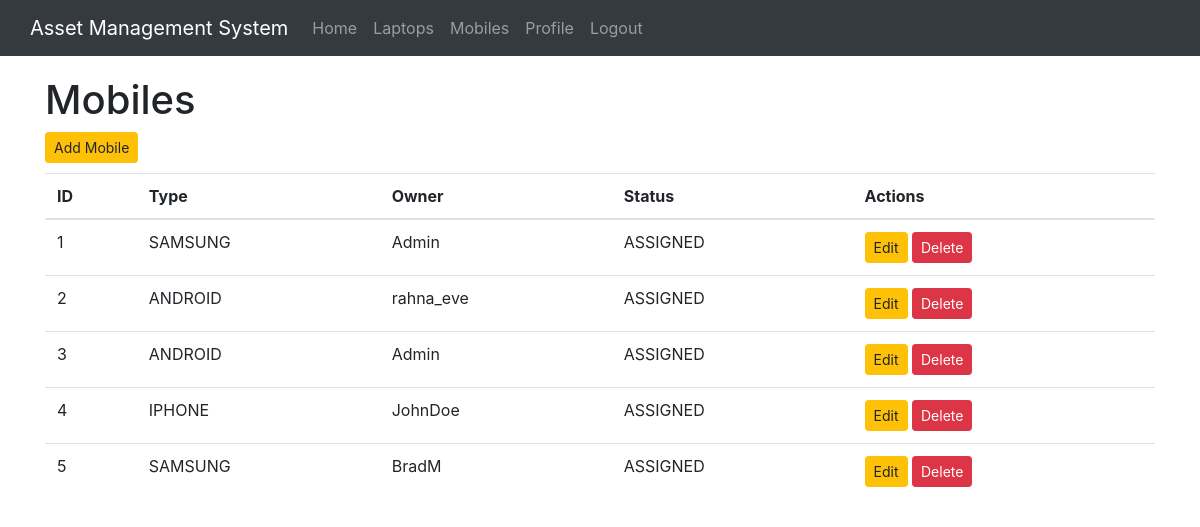
The app's page /display_mobiles (signed in) with its own data.
### inventory/models.py (models this page shows, shortened)
class Mobile(models.Model):
    type_choices = (
        ("ANDROID", "Android"),
        ("IPHONE", "iPhone"),
        ("SAMSUNG", "Samsung"),
    )
    type = models.CharField(max_length=100, choices=type_choices, blank=False)
    owner = models.ForeignKey(User, blank=True, null=True, on_delete=models.CASCADE)
    status_choices = (
        ("AVAILABLE", "Device is available to be assigned"),
        ("ASSIGNED", "Device is assigned to a staff member"),
        ("SETUP_REQUIRED", "This device needs setting up before it can be assigned"),
    )
    status = models.CharField(max_length=100, choices=status_choices, blank=False)

### inventory/views.py (the view)
# urls.py: re_path(r"^display_mobiles$", display_mobiles, name="display_mobiles"),
def display_mobiles(request):
    items = Mobile.objects.all()
    context = {
        "items": items,
        "header": "Mobiles",
    }
    return render(request, "inventory/index.html", context)

### inventory/templates/inventory/index.html (shortened to what this page needs)
{% extends 'inventory/base.html' %}
{% block body%}
    <h1>{{ header }}</h1>
    {% if user.is_authenticated %}
        {% if header == "Home" %}
            <h2>Welcome to the Asset Management System for NHSD</h2>
            <p>Please select from one of the two following options</p>
            <a href="{% url 'display_laptops' %}" class="btn btn-primary btn-md" role="button">Laptops</a>
            <a href="{% url 'display_mobiles' %}" class="btn btn-primary btn-md" role="button">Mobiles</a>
        {% else %}
            <div class="button-group">
                {% if header == "Laptops" %}
                    <a href="{% url 'add_laptop' %}" class="btn btn-warning btn-sm" role="button">Add Laptop</a>
                {% elif header == "Mobiles" %}
                    <a href="{% url 'add_mobile' %}" class="btn btn-warning btn-sm" role="button">Add Mobile</a>
                {% endif %}
            </div>
            <table class="table table-hover">
                <thead>
                    <tr>
                        <th>ID</th>
                        <th>Type</th>
                        <th>Owner</th>
                        <th>Status</th>
                        <th>Actions</th>
                    </tr>
                </thead>
                <tbody>
                    {% for item in items %}
                        <tr>
                            <td>{{ item.pk }}</td>
                            <td>{{ item.type }}</td>
                            <td>{{ item.owner.username }}</td>
                            <td>{{ item.status }}</td>
                            {% if header == "Laptops" %}
                            <td>
                                <a href="{% url 'edit_laptop' item.pk %}" class="btn btn-warning btn-sm" role="button">Edit</a>
                                {% if user.is_superuser %}
                                    <a href="{% url 'delete_laptop' item.pk %}" class="btn btn-danger btn-sm" role="button">Delete</a>
                                {% endif %}
                            </td>
                            {% elif header == "Mobiles" %}
                            <td>
                                <a href="{% url 'edit_mobile' item.pk %}" class="btn btn-warning btn-sm" role="button">Edit</a>
                                {% if user.is_superuser %}
                                    <a href="{% url 'delete_mobile' item.pk %}" class="btn btn-danger btn-sm" role="button">Delete</a>
                                {% endif %}
                            </td>
                            {% endif %}
                        </tr>
                    {% endfor %}
                </tbody>
            </table>
        {% endif %}
    {% endif %}
{% endblock %}

### inventory/static/css/style.css (style rules this page uses)
.table { margin: 10px 0px 10px 0px; }

### records on screen
Mobile: pk "1", type "SAMSUNG", owner.username "Admin", status "ASSIGNED"
Mobile: pk "2", type "ANDROID", owner.username "rahna_eve", status "ASSIGNED"
Mobile: pk "3", type "ANDROID", owner.username "Admin", status "ASSIGNED"
Mobile: pk "4", type "IPHONE", owner.username "JohnDoe", status "ASSIGNED"
Mobile: pk "5", type "SAMSUNG", owner.username "BradM", status "ASSIGNED"

### other values on screen
{{ header }} "Mobiles"
